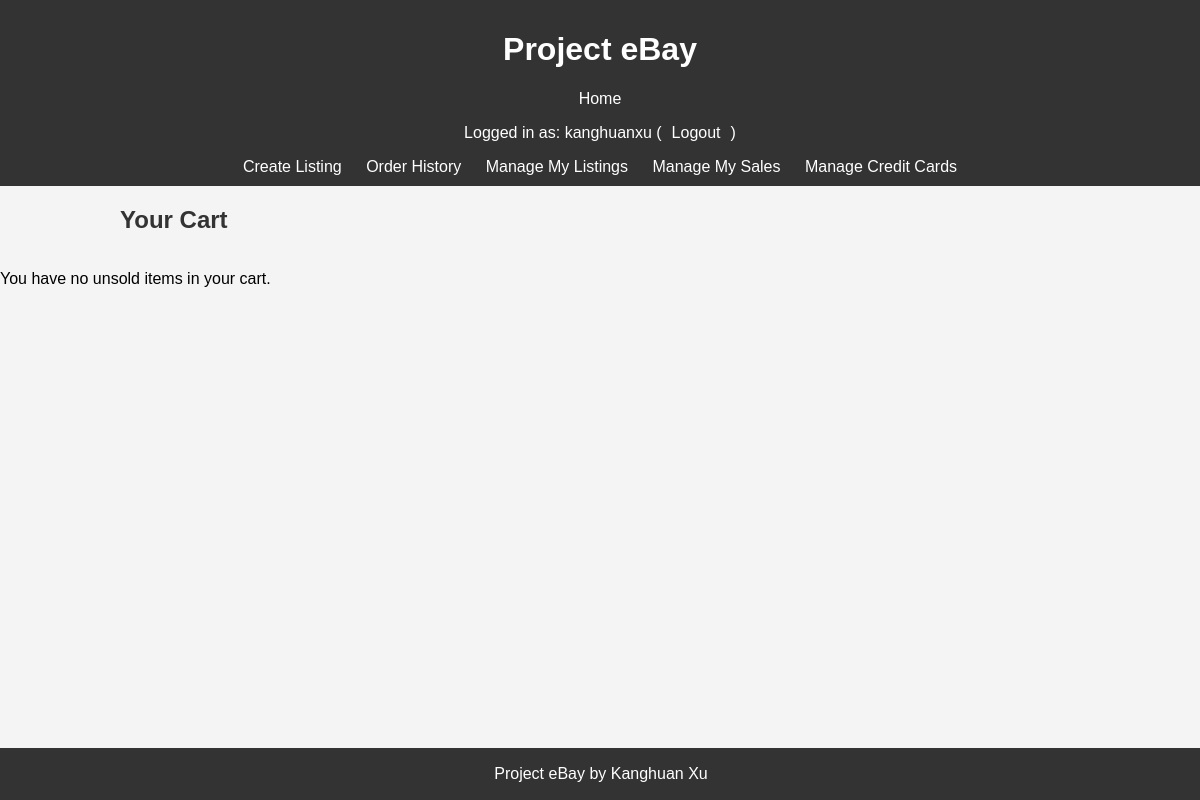
The app's page /cart/ (signed in), older data.
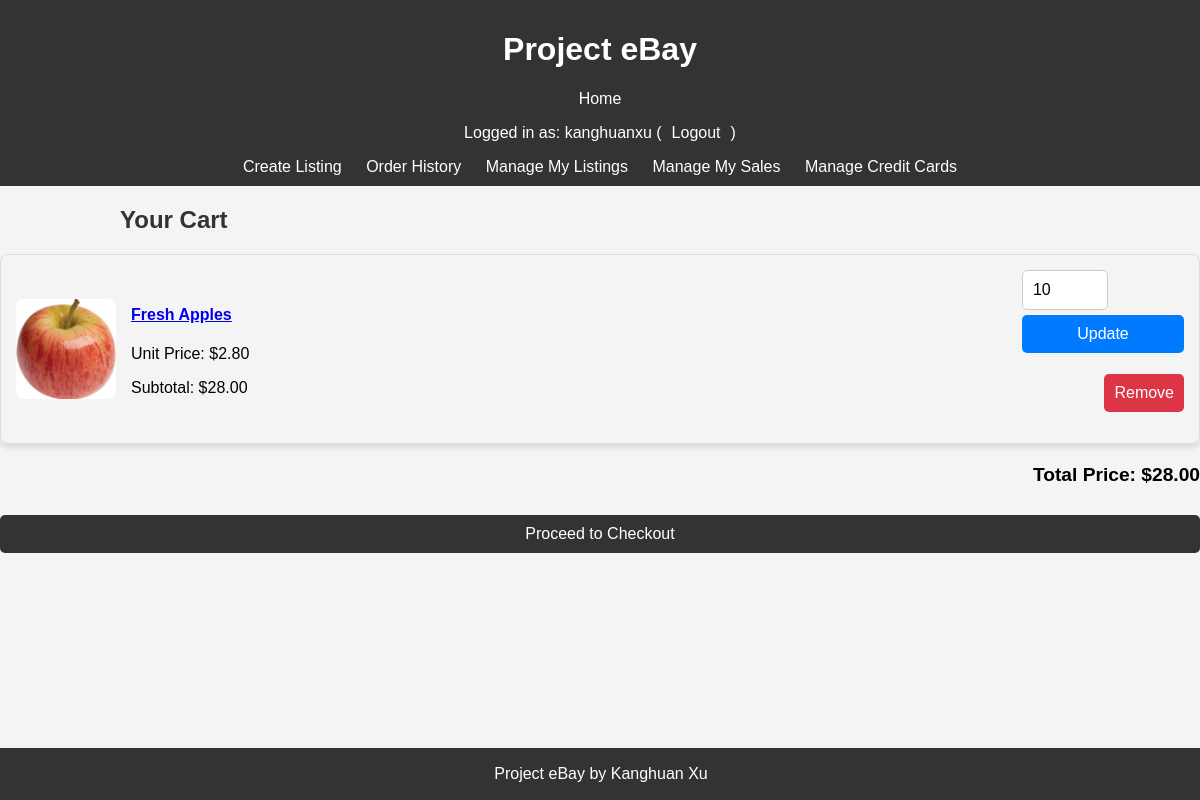
The same page, newer data.
### project/models.py (models this page shows, shortened)
class CartItem(models.Model):
    cart = models.ForeignKey(Cart, on_delete=models.CASCADE, related_name='items')
    listing = models.ForeignKey('Listing', on_delete=models.CASCADE)
    quantity = models.PositiveIntegerField(default=1)  # Quantity of this item in the cart.
    @property
    def total_price(self):
        return self.listing.price * self.quantity

class Listing(models.Model):
    name = models.CharField(max_length=200) # Name of the item.
    description = models.TextField() # Description of the item.
    price = models.DecimalField(max_digits=10, decimal_places=2) # Price of the item, with validation in clean method.
    image = models.ImageField(upload_to='listing_images/', blank=True, null=True) # Optional image for the item.
    category = models.CharField(max_length=100) # Category the item belongs to.
    created_at = models.DateTimeField(auto_now_add=True) # Records when the listing was created.
    expires_at = models.DateTimeField() # When the listing expires.
    user = models.ForeignKey(User, on_delete=models.CASCADE, related_name="listings")  # The user who posted the listing.
    sold = models.BooleanField(default=False)  # Indicates if the item has been sold.
    quantity = models.PositiveIntegerField(default=1)  # Quantity of the item available.
    def clean(self):
        if self.price < 0:
            raise ValidationError("Price cannot be negative.")
        if self.price > 99999:
            raise ValidationError("Price cannot exceed 99999.")

### project/views.py (the view)
# urls.py: path('cart/', ViewCartView.as_view(), name='cart'),
class ViewCartView(LoginRequiredMixin, View):
    def get(self, request, *args, **kwargs):
        cart, created = Cart.objects.get_or_create(user=request.user)
        unsold_items = cart.items.filter(listing__sold=False).select_related('listing')
        sold_items = cart.items.filter(listing__sold=True).select_related('listing')
        total_price = sum(item.total_price for item in unsold_items)  # Use total_price as a property
        return render(request, 'project/cart.html', {
            'unsold_items': unsold_items,
            'sold_items': sold_items,
            'total_price': total_price,
        })

### project/templates/project/cart.html (shortened to what this page needs)
{% extends 'project/base.html' %}
{% block content %}
<div class="container">
    <h2>Your Cart</h2>
    {% if unsold_items %}
    <div class="cart-table">
        {% for item in unsold_items %}
        <div class="cart-item-card">
            <img src="{{ item.listing.image.url }}" alt="{{ item.listing.name }}" class="cart-item-image">
            <div class="cart-item-details">
                <h4><a href="{% url 'listing_detail' item.listing.id %}" class="text-decoration-none">{{ item.listing.name }}</a></h4>
                <p>Unit Price: ${{ item.listing.price|floatformat:2 }}</p>
                <p>Subtotal: ${{ item.total_price|floatformat:2 }}</p>
            </div>
            <div class="cart-item-actions">
                <form method="post" action="{% url 'update_cart_item_quantity' item.id %}" class="d-inline">
                    <input type="number" name="quantity" value="{{ item.quantity }}" min="1" max="{{ item.listing.quantity }}" class="form-control">
                    <button type="submit" class="btn btn-primary btn-sm mt-2">Update</button>
                </form>
                <form method="post" action="{% url 'remove_from_cart' item.id %}" class="d-inline">
                    <button type="submit" class="btn btn-danger btn-sm mt-2">Remove</button>
                </form>
            </div>
        </div>
        {% endfor %}
    </div>
    <div class="cart-total">
        <p>Total Price: ${{ total_price|floatformat:2 }}</p>
    </div>
    {% else %}
    <p class="text-muted">You have no unsold items in your cart.</p>
    {% endif %}
    {% if unsold_items %}
    <form method="post" action="{% url 'checkout_cart' %}">
        <button type="submit" class="btn btn-success btn-lg mt-3">Proceed to Checkout</button>
    </form>
    {% endif %}
</div>
{% endblock %}

### project/templates/project/base.html (shortened to what this page needs)
<html lang="en">
<head>
</head>
<body>
    <header>
        <h1>Project eBay</h1>
        <nav>
            <a href="/">Home</a>
            {% if user.is_authenticated %}
            <p>Logged in as: {{user.username}} (<a href="{% url 'logout' %}">Logout</a>)</p>
            <a href="{% url 'create_listing' %}">Create Listing</a>
            <a href="{% url 'order_history' %}">Order History</a>
            <a href="{% url 'manage_listings' %}">Manage My Listings</a>
            <a href="{% url 'manage_sales' %}">Manage My Sales</a>
            <a href="{% url 'manage_credit_cards' %}">Manage Credit Cards</a>
            {% else %}
            <a href="{% url 'login' %}">Login</a>
            <a href="{% url 'register' %}">Register</a>
            {% endif %}
        </nav>
    </header>
    <main>
        {% block content %}{% endblock %}
    </main>
    <footer>
        <p>Project eBay by Kanghuan Xu {{ current_year }}</p>
    </footer>
</body>
</html>

### project/templates/project/base.html (style rules this page uses)
body { font-family: Arial, sans-serif; margin: 0; padding: 0; background-color: #f4f4f4; padding-bottom: 60px; }
header { background-color: #333; color: #fff; padding: 10px 20px; text-align: center; }
header nav a { color: #fff; margin: 0 10px; text-decoration: none; }
footer { background-color: #333; color: #fff; text-align: center; padding: 1px; position: fixed; width: 100%; bottom: 0; z-index: 1000; }
h2 { font-size: 1.5rem; font-weight: bold; padding: 20px; margin: 0; color: #333; text-align: left; padding-left: 10%; }
.btn { width: 100%; padding: 10px; font-size: 1rem; color: white; background-color: #333; border: none; border-radius: 5px; cursor: pointer; text-align: center; }
.btn { margin-top: 10px; display: inline-block; }
.btn-primary { background-color: #007bff; color: #fff; text-decoration: none; }
.btn-danger { background-color: #dc3545; color: #fff; text-decoration: none; }
.cart-table { width: 100%; border-collapse: collapse; }
.cart-total { margin-top: 20px; text-align: right; font-size: 1.2rem; font-weight: bold; }
.form-control { padding: 10px; font-size: 16px; border: 1px solid #ccc; border-radius: 5px; appearance: none; background-color: #fff; }

### project/templates/project/cart.html (style rules this page uses)
.cart-table { width: 100%; max-width: 1200px; margin: auto; }
.cart-item-card { display: flex; align-items: center; padding: 15px; border: 1px solid #ddd; border-radius: 8px; margin-bottom: 15px; box-shadow: 0 4px 6px rgba(0, 0, 0, 0.1); }
.cart-item-image { flex: 0 0 100px; height: 100px; border-radius: 8px; object-fit: cover; margin-right: 15px; }
.cart-item-details { flex: 1; }
.cart-item-actions { display: flex; flex-direction: column; align-items: flex-end; }
.cart-item-actions .btn { margin-top: 5px; }
.cart-total { font-size: 1.2rem; font-weight: bold; text-align: right; margin-top: 20px; }

Row changes from the older to the newer data that the page shows:
added CartItem: listing.image (picture), listing.name "Fresh Apples", listing.price "2.80", total_price "28.00", quantity "10"
Text that changed along with them:
{{ total_price|floatformat:2 }}: (not shown) → "28.00"
text no longer shown: "You have no unsold items in your cart."
text now shown: "Total Price: $ Proceed to Checkout"
